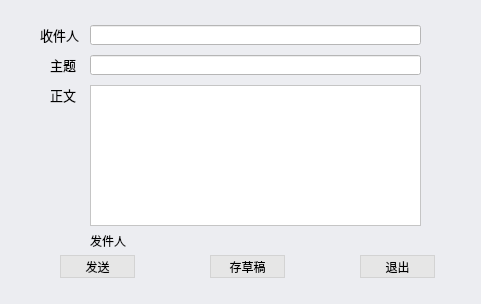
<?xml version="1.0" encoding="UTF-8"?>
<ui version="4.0">
 <class>WrtDlg</class>
 <widget class="QDialog" name="WrtDlg">
  <property name="geometry">
   <rect>
    <x>0</x>
    <y>0</y>
    <width>481</width>
    <height>304</height>
   </rect>
  </property>
  <property name="windowTitle">
   <string>Dialog</string>
  </property>
  <property name="styleSheet">
   <string notr="true">font: 25 9pt &quot;微软雅黑 Light&quot;;
background-color: rgb(236, 237, 241);</string>
  </property>
  <widget class="QLineEdit" name="RecieverBtn">
   <property name="geometry">
    <rect>
     <x>90</x>
     <y>25</y>
     <width>331</width>
     <height>20</height>
    </rect>
   </property>
   <property name="styleSheet">
    <string notr="true">background-color: rgb(255, 255, 255);</string>
   </property>
  </widget>
  <widget class="QLineEdit" name="titleEdit">
   <property name="geometry">
    <rect>
     <x>90</x>
     <y>55</y>
     <width>331</width>
     <height>20</height>
    </rect>
   </property>
   <property name="styleSheet">
    <string notr="true">background-color: rgb(255, 255, 255);</string>
   </property>
  </widget>
  <widget class="QPlainTextEdit" name="emailEdit">
   <property name="geometry">
    <rect>
     <x>90</x>
     <y>85</y>
     <width>331</width>
     <height>141</height>
    </rect>
   </property>
   <property name="styleSheet">
    <string notr="true">background-color: rgb(255, 255, 255);</string>
   </property>
  </widget>
  <widget class="QPushButton" name="sendBtn">
   <property name="geometry">
    <rect>
     <x>60</x>
     <y>255</y>
     <width>75</width>
     <height>23</height>
    </rect>
   </property>
   <property name="styleSheet">
    <string notr="true">QPushButton{border:1px solid lightgray; background:rgb(230,230,230);} 
QPushButton:hover{border-color:green; background:transparent;}</string>
   </property>
   <property name="text">
    <string>发送</string>
   </property>
  </widget>
  <widget class="QPushButton" name="SaveBtn">
   <property name="geometry">
    <rect>
     <x>210</x>
     <y>255</y>
     <width>75</width>
     <height>23</height>
    </rect>
   </property>
   <property name="styleSheet">
    <string notr="true">QPushButton{border:1px solid lightgray; background:rgb(230,230,230);} 
QPushButton:hover{border-color:green; background:transparent;}</string>
   </property>
   <property name="text">
    <string>存草稿</string>
   </property>
  </widget>
  <widget class="QPushButton" name="exitBtn">
   <property name="geometry">
    <rect>
     <x>360</x>
     <y>255</y>
     <width>75</width>
     <height>23</height>
    </rect>
   </property>
   <property name="styleSheet">
    <string notr="true">QPushButton{border:1px solid lightgray; background:rgb(230,230,230);} 
QPushButton:hover{border-color:green; background:transparent;}</string>
   </property>
   <property name="text">
    <string>退出</string>
   </property>
  </widget>
  <widget class="QLabel" name="label">
   <property name="geometry">
    <rect>
     <x>40</x>
     <y>25</y>
     <width>41</width>
     <height>21</height>
    </rect>
   </property>
   <property name="text">
    <string>&lt;html&gt;&lt;head/&gt;&lt;body&gt;&lt;p&gt;&lt;span style=&quot; font-size:10pt;&quot;&gt;收件人&lt;/span&gt;&lt;/p&gt;&lt;/body&gt;&lt;/html&gt;</string>
   </property>
  </widget>
  <widget class="QLabel" name="label_2">
   <property name="geometry">
    <rect>
     <x>50</x>
     <y>55</y>
     <width>31</width>
     <height>21</height>
    </rect>
   </property>
   <property name="text">
    <string>&lt;html&gt;&lt;head/&gt;&lt;body&gt;&lt;p&gt;&lt;span style=&quot; font-size:10pt;&quot;&gt;主题&lt;/span&gt;&lt;/p&gt;&lt;/body&gt;&lt;/html&gt;</string>
   </property>
  </widget>
  <widget class="QLabel" name="label_3">
   <property name="geometry">
    <rect>
     <x>50</x>
     <y>85</y>
     <width>31</width>
     <height>21</height>
    </rect>
   </property>
   <property name="text">
    <string>&lt;html&gt;&lt;head/&gt;&lt;body&gt;&lt;p&gt;&lt;span style=&quot; font-size:10pt;&quot;&gt;正文&lt;/span&gt;&lt;/p&gt;&lt;/body&gt;&lt;/html&gt;</string>
   </property>
  </widget>
  <widget class="QLabel" name="id2PlayLabel">
   <property name="geometry">
    <rect>
     <x>90</x>
     <y>230</y>
     <width>211</width>
     <height>21</height>
    </rect>
   </property>
   <property name="text">
    <string>发件人</string>
   </property>
  </widget>
 </widget>
 <resources/>
 <connections>
  <connection>
   <sender>exitBtn</sender>
   <signal>clicked()</signal>
   <receiver>WrtDlg</receiver>
   <slot>close()</slot>
   <hints>
    <hint type="sourcelabel">
     <x>377</x>
     <y>251</y>
    </hint>
    <hint type="destinationlabel">
     <x>240</x>
     <y>137</y>
    </hint>
   </hints>
  </connection>
 </connections>
</ui>
